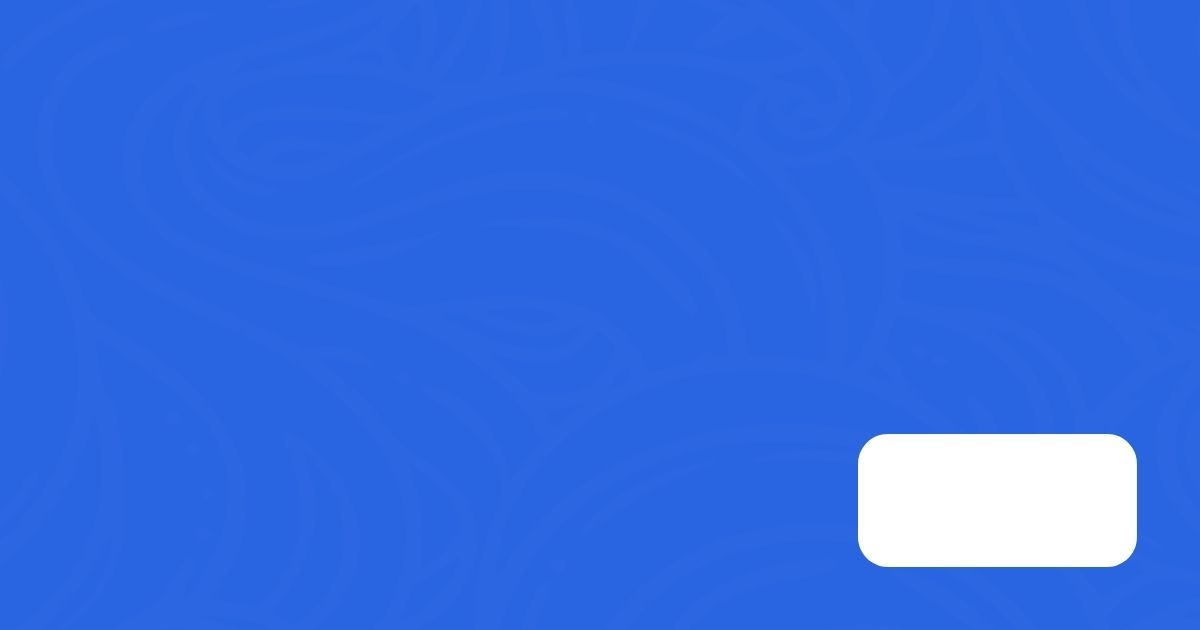
#> input picture mcp-servers/blog-banner-generator/tools/public-release-post-cover/templates/default-left.jpg, 1200 x 630 px
$ python generate_cover.py
#> lines starting #> are read from the running program, lines starting #| are printed output that depends on the picture
### mcp-servers/blog-banner-generator/tools/public-release-post-cover/cover_generator.py
import os
from typing import List, Optional, Tuple

from PIL import Image, ImageDraw, ImageFont

BASE_DIR = os.path.dirname(os.path.abspath(__file__))
FONTS_DIR = os.path.join(BASE_DIR, "fonts")
LOGOS_DIR = os.path.join(BASE_DIR, "logos")
TEMPLATE_DIR = os.path.join(BASE_DIR, "templates")


# [56 lines left out: functions load_font, _set_font_variation_by_name_if_possible, _set_font_weight_axis_if_possible, not called in this run]


def load_inter_variable_font(
    font_name: str,
    font_size: int,
    instance_name: Optional[str],
    weight_value: Optional[int],
) -> ImageFont.FreeTypeFont:
    font_path = os.path.join(FONTS_DIR, font_name)
    if os.path.isfile(font_path):
        try:
            font = ImageFont.truetype(font_path, font_size)
            name_candidates: List[str] = []
            if instance_name:
                name_candidates.append(instance_name)
            if instance_name and instance_name.lower() == "extra bold":
                name_candidates += ["ExtraBold", "Extra Bold", "Extrabold"]
            if instance_name and instance_name.lower() == "bold":
                name_candidates += ["Bold"]

            if name_candidates and _set_font_variation_by_name_if_possible(font, name_candidates):
                return font

            if _set_font_weight_axis_if_possible(font, weight_value):
                return font

            return font
        except Exception:
            pass
    return ImageFont.load_default()


def measure_text(
    draw: ImageDraw.ImageDraw, text: str, font: ImageFont.FreeTypeFont
) -> Tuple[int, int]:
    bbox = draw.textbbox((0, 0), text, font=font, anchor="la")
    width = bbox[2] - bbox[0]
    height = bbox[3] - bbox[1]
    return width, height


def wrap_text_to_width(
    draw: ImageDraw.ImageDraw, text: str, font: ImageFont.FreeTypeFont, max_width: int
) -> List[str]:
    words = text.split()
    if not words:
        return [""]

    lines: List[str] = []
    current_line: List[str] = []

    for word in words:
        trial = (" ".join(current_line + [word])).strip()
        width, _ = measure_text(draw, trial, font)
        if width <= max_width or not current_line:
            current_line.append(word)
        else:
            lines.append(" ".join(current_line))
            current_line = [word]

    if current_line:
        lines.append(" ".join(current_line))

    return lines


def draw_text_block(
    draw: ImageDraw.ImageDraw,
    text: str,
    rect_xywh: Tuple[float, float, float, float],
    font: ImageFont.FreeTypeFont,
    fill: Tuple[int, int, int],
    h_align: str = "left",
    v_align: str = "top",
    line_spacing_px: int = 0,
) -> None:
    x, y, width, height = rect_xywh
    x = int(round(x))
    y = int(round(y))
    width = int(round(width))
    height = int(round(height))

    lines = wrap_text_to_width(draw, text, font, width)

    ascent, descent = font.getmetrics()
    base_line_height = ascent + descent
    if line_spacing_px == 0:
        line_spacing_px = max(2, int(0.2 * base_line_height))
    line_heights = []
    for line in lines:
        _, line_height = measure_text(draw, line, font)
        line_heights.append(line_height)
    total_text_height = sum(line_heights) + (len(lines) - 1) * line_spacing_px

    if v_align.lower() in ("middle", "center", "centre"):
        start_y = y + (height - total_text_height) // 2
    elif v_align.lower() in ("bottom", "right"):
        start_y = y + height - total_text_height
    else:
        start_y = y

    current_y = start_y
    for line in lines:
        line_width, line_height = measure_text(draw, line, font)
        if h_align.lower() in ("center", "centre"):
            line_x = x + (width - line_width) // 2
        elif h_align.lower() in ("right", "bottom"):
            line_x = x + width - line_width
        else:
            line_x = x
        draw.text((line_x, current_y), line, font=font, fill=fill)
        current_y += line_height + line_spacing_px


# [7 lines left out: function fit_image_into_box, not called in this run]


LANG_IMAGE_MAP = {
    ".NET": "dotnet.jpg",
    "DOTNET": "dotnet.jpg",
    "NET": "dotnet.jpg",
    "C#": "dotnet.jpg",
    "CSHARP": "dotnet.jpg",
    "JAVA": "java.jpg",
    "Java": "java.jpg",
    "java": "java.jpg",
    "PYTHON": "python.jpg",
    "PY": "python.jpg",
    "NODEJS": "nodejs.jpg",
    "NODE": "nodejs.jpg",
}

IMAGE_ALIGNMENT_MAP = {
    "right": "default-right.png",
    "left": "default-left.jpg",
}


def extract_language(product_name: str) -> str:
    if " for " not in product_name.lower():
        return ""
    return product_name.split("for")[-1].strip()


def normalize_language(lang: str) -> str:
    return lang.replace(" ", "").replace("-", "").replace(".", "").upper()


def load_background_image(product_name: str, alignment: str):
#> called with product_name = 'Aspose.PDF Cloud SDK for .NET', alignment = 'Left'
    alignment = alignment.lower()
    filename = IMAGE_ALIGNMENT_MAP.get(alignment, "default-blank.png")
    file_path = os.path.join(TEMPLATE_DIR, filename)
    img = Image.open(file_path).convert("RGBA")
    draw = ImageDraw.Draw(img)
    return img, draw


def generate_cover_image(
    product_family: str,
    main_Heading: str,
    product_label_alignment: str,
    output_path: str,
) -> str:
    img, draw = load_background_image(product_family, product_label_alignment)

    max_font_size = 64
    min_font_size = 12
    chars_per_step = 5
    size_decrement = 10
    language_font_size = max(
        min_font_size,
        max_font_size
        - ((max(0, len(extract_language(product_family)) - 5) // chars_per_step) * size_decrement),
    )

    font_main_heading = load_inter_variable_font(
        font_name="Montserrat-Bold.ttf",
        font_size=76,
        instance_name="ExtraBold",
        weight_value=600,
    )
    font_product_family = load_inter_variable_font(
        font_name="Montserrat-Bold.ttf",
        font_size=26,
        instance_name="Bold",
        weight_value=800,
    )
    font_language_variant = load_inter_variable_font(
        font_name="Poppins-Bold.ttf",
        font_size=language_font_size,
        instance_name="Bold",
        weight_value=800,
    )

    white = (255, 255, 255)
    title_x, title_y = 94.0, 216.0
    title_w, title_h = 1050.04, 90.32
    draw_text_block(
        draw=draw,
        text=main_Heading,
        rect_xywh=(title_x, title_y, title_w, title_h),
        font=font_main_heading,
        fill=white,
        h_align="left",
        v_align="center",
    )

    alignment = product_label_alignment.lower()
    if alignment == "right":
        right_margin = 60
        bbox = draw.textbbox((0, 0), product_family, font=font_product_family)
        text_width = bbox[2] - bbox[0]
        title_x = img.width - right_margin - text_width
        title_y = 535.0
        title_w, title_h = text_width, 90.32
    else:
        title_x, title_y = 64.0, 535.0
        title_w, title_h = 700.04, 90.32

    draw_text_block(
        draw=draw,
        text=product_family,
        rect_xywh=(title_x, title_y, title_w, title_h),
        font=font_product_family,
        fill=white,
        h_align="left",
        v_align="top",
    )

    text = extract_language(product_family)
    color_map = {
        ".NET": (0, 109, 226),
        "Java": (255, 95, 84),
        "Node.js": (94, 170, 101),
        "Python": (251, 189, 57),
    }
    fill_color = color_map.get(text, (0, 109, 226))

    if alignment == "right":
        title_x, title_y = 95.0, 450.0
    else:
        title_x, title_y = 895.0, 455.0
    title_w, title_h = 210.04, 90.32
    draw_text_block(
        draw=draw,
        text=text,
        rect_xywh=(title_x, title_y, title_w, title_h),
        font=font_language_variant,
        fill=fill_color,
        h_align="center",
        v_align="top",
    )

    output_file_name = product_family.lower().replace(" ", "-").replace(".", "-").replace("--", "-")
    output_file = f"{output_file_name}.jpg"
    if output_path == "":
        output_path = os.path.join(BASE_DIR, "output", output_file)

    out_dir = os.path.dirname(output_path)
    if out_dir and not os.path.isdir(out_dir):
        os.makedirs(out_dir, exist_ok=True)
    img.convert("RGB").save(output_path, format="JPEG", quality=95)
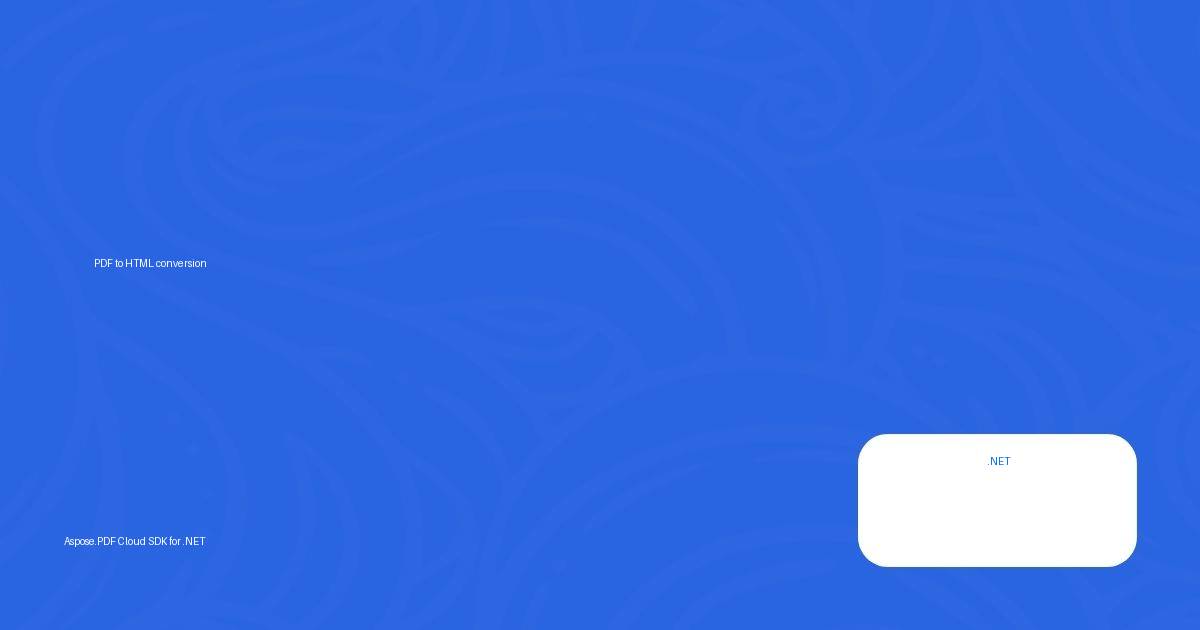
#> saved as aspose-pdf-cloud-sdk-for-net.jpg: PIL image 1200x630 RGB; mean R, G, B 52.5, 108.7, 226.5

    return output_path

### mcp-servers/blog-banner-generator/tools/public-release-post-cover/generate_cover.py
import argparse
import sys

from cover_generator import generate_cover_image


def parse_args() -> argparse.Namespace:
    parser = argparse.ArgumentParser(description="Generate cover image for blog post")
    parser.add_argument(
        "--family",
        default="Aspose.PDF Cloud SDK for .NET",
        help="Product Family name, e.g. 'GroupDocs.Conversion Cloud SDK for Python'",
    )
    parser.add_argument(
        "--heading",
        default="PDF to HTML conversion",
        help="Cover title, e.g. 'JPG to PDF Conversion in .NET'",
    )
    parser.add_argument(
        "--alignment",
        default="Left",
        help="Product Family label positioning, e.g. 'Left, Right'",
    )
    parser.add_argument("--output", default="", help="Output file path (JPG)")
    return parser.parse_args()


def main() -> None:
    args = parse_args()
    output_path = generate_cover_image(
        product_family=args.family,
        main_Heading=args.heading,
        product_label_alignment=args.alignment,
        output_path=args.output,
    )
    print(f"Saved: {output_path}", file=sys.stderr)


if __name__ == "__main__":
    main()
